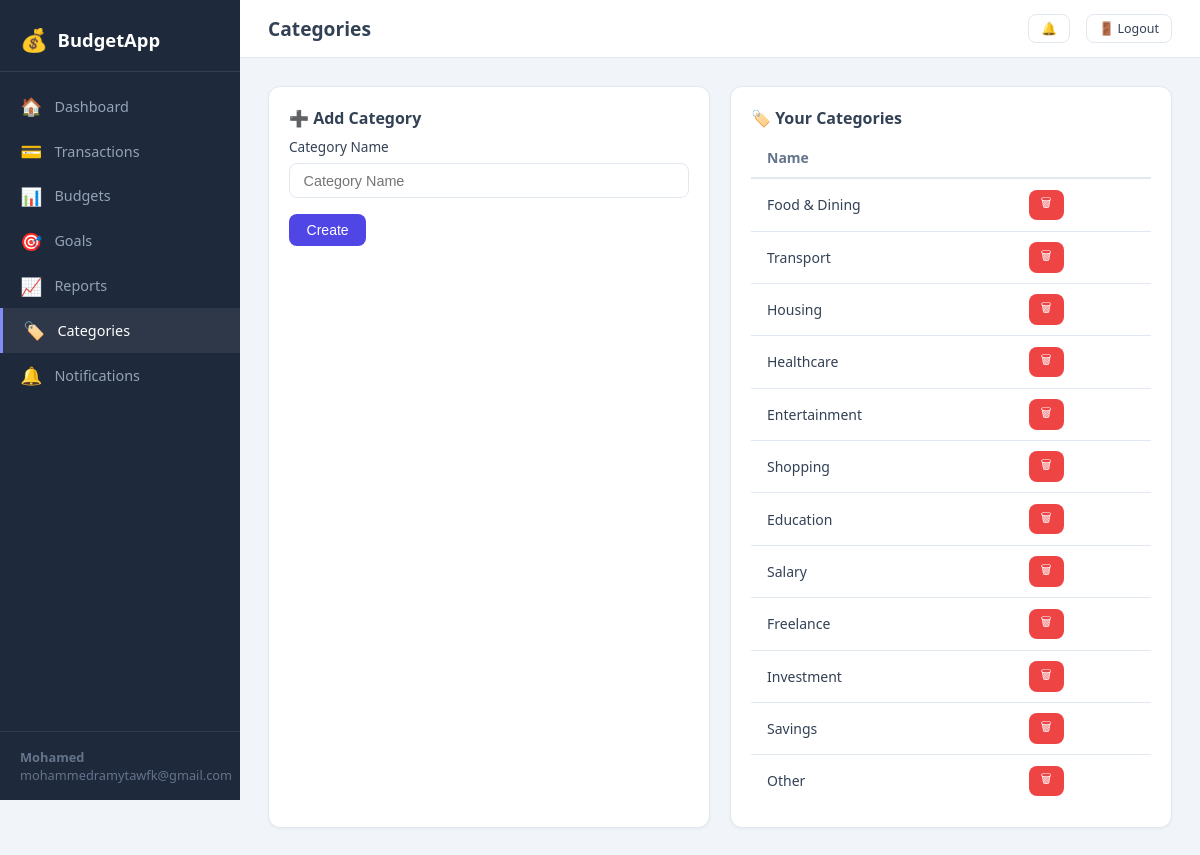
/categories/ (signed in), run on the app's committed database.
### core/models.py (models this page shows, shortened)
class User(AbstractUser):
    full_name = models.CharField(max_length=100)
    email = models.EmailField(unique=True)
    USERNAME_FIELD = "email"
    REQUIRED_FIELDS = ["username", "full_name"]

class Category(models.Model):
    name = models.CharField(max_length=50)
    user = models.ForeignKey(
        "User",
        on_delete=models.CASCADE,
        related_name="categories",
        null=True,
        blank=True,
    )
    class Meta:
        unique_together = ("name", "user")
        verbose_name_plural = "categories"

### core/views.py (the view)
# urls.py: path("categories/", views.categories_view, name="categories"),
@login_required
def categories_view(request):
    if request.method == "POST":
        form = CategoryForm(request.POST)
        if form.is_valid():
            try:
                Category.objects.create(
                    name=form.cleaned_data["name"],
                    user=request.user,
                )
                messages.success(request, "Category created.")
                return redirect("categories")
            except Exception:
                messages.error(request, "A category with this name already exists.")
    else:
        form = CategoryForm()
    categories = Category.objects.filter(user=request.user)
    return render(request, "core/categories.html", {"form": form, "categories": categories})

### core/forms.py
class CategoryForm(forms.ModelForm):
    class Meta:
        model = Category
        fields = ["name"]
        widgets = {
            "name": forms.TextInput(attrs={"class": "form-control", "placeholder": "Category Name"}),
        }

### core/context_processors.py (called while the page is built)
def unread_notifications(request):
    if request.user.is_authenticated:
        count = request.user.notifications.filter(is_read=False).count()
        return {"unread_count": count}
    return {"unread_count": 0}

### templates/core/categories.html (shortened to what this page needs)
{% extends "core/base.html" %}
{% block page_title %}Categories{% endblock %}
{% block content %}
<div class="grid-2">
  <div class="card">
    <div class="card-title mb-2">➕ Add Category</div>
    <form method="post">
      <div class="form-group">
        <label class="form-label">Category Name</label>
        {{ form.name }}
      </div>
      <button type="submit" class="btn btn-primary">Create</button>
    </form>
  </div>
  <div class="card">
    <div class="card-title mb-2">🏷️ Your Categories</div>
    {% if categories %}
      <table>
        <thead><tr><th>Name</th><th></th></tr></thead>
        <tbody>
          {% for cat in categories %}
          <tr>
            <td>{{ cat.name }}</td>
            <td>
              <form method="post" action="{% url 'delete_category' cat.pk %}"
                    onsubmit="return confirm('Delete category?')">
                <button class="btn btn-danger btn-sm">🗑</button>
              </form>
            </td>
          </tr>
          {% endfor %}
        </tbody>
      </table>
    {% else %}
      <p class="text-muted text-sm">No categories yet.</p>
    {% endif %}
  </div>
</div>
{% endblock %}

### templates/core/base.html (shortened to what this page needs)
<!DOCTYPE html>
<html lang="en">
<head>
  {% load static %}
  <link rel="stylesheet" href="{% static 'css/style.css' %}">
</head>
<body>
<div class="sidebar">
  <div class="sidebar-brand">
    <span>💰</span> BudgetApp
  </div>
  <nav class="sidebar-nav">
    <a href="{% url 'dashboard' %}" class="{% if request.resolver_match.url_name == 'dashboard' %}active{% endif %}">
      <span class="icon">🏠</span> Dashboard
    </a>
    <a href="{% url 'transactions' %}" class="{% if 'transaction' in request.resolver_match.url_name %}active{% endif %}">
      <span class="icon">💳</span> Transactions
    </a>
    <a href="{% url 'budgets' %}" class="{% if 'budget' in request.resolver_match.url_name %}active{% endif %}">
      <span class="icon">📊</span> Budgets
    </a>
    <a href="{% url 'goals' %}" class="{% if 'goal' in request.resolver_match.url_name %}active{% endif %}">
      <span class="icon">🎯</span> Goals
    </a>
    <a href="{% url 'reports' %}" class="{% if request.resolver_match.url_name == 'reports' %}active{% endif %}">
      <span class="icon">📈</span> Reports
    </a>
    <a href="{% url 'categories' %}" class="{% if 'categor' in request.resolver_match.url_name %}active{% endif %}">
      <span class="icon">🏷️</span> Categories
    </a>
    <a href="{% url 'notifications' %}" class="{% if request.resolver_match.url_name == 'notifications' %}active{% endif %}">
      <span class="icon">🔔</span> Notifications
    </a>
  </nav>
  <div class="sidebar-bottom">
    <strong>{{ request.user.full_name }}</strong><br>
    {{ request.user.email }}
  </div>
</div>
<div class="main">
  <div class="topbar">
    <h1>{% block page_title %}Dashboard{% endblock %}</h1>
    <div class="topbar-right">
      <a href="{% url 'notifications' %}" class="btn btn-outline btn-sm">
        🔔 {% if unread_count %}<span class="notif-badge">{{ unread_count }}</span>{% endif %}
      </a>
      <a href="{% url 'logout' %}" class="btn btn-outline btn-sm">🚪 Logout</a>
    </div>
  </div>
  <div class="content">
    {% block content %}{% endblock %}
  </div>
</div>
</body>
</html>

### static/css/style.css (style rules this page uses)
:root { --primary: #4f46e5; --primary-light: #818cf8; --success: #10b981; --warning: #f59e0b; --danger: #ef4444; --dark: #1e293b; --card-bg: #ffffff; --body-bg: #f1f5f9; --text: #334155; --border: #e2e8f0; --sidebar-w: 240px; }
* { box-sizing: border-box; margin: 0; padding: 0; }
body { font-family: 'Segoe UI', system-ui, sans-serif; background: var(--body-bg); color: var(--text); }
.sidebar { position: fixed; top: 0; left: 0; width: var(--sidebar-w); height: 100vh; background: var(--dark); color: #fff; display: flex; flex-direction: column; padding: 0; z-index: 100; overflow-y: auto; }
.sidebar-brand { padding: 1.5rem 1.25rem 1rem; font-size: 1.15rem; font-weight: 700; border-bottom: 1px solid rgba(255,255,255,.1); display: flex; align-items: center; gap: .6rem; }
.sidebar-brand span { font-size: 1.4rem; }
.sidebar-nav { padding: .75rem 0; flex: 1; }
.sidebar-nav a { display: flex; align-items: center; gap: .75rem; padding: .65rem 1.25rem; color: #94a3b8; text-decoration: none; font-size: .9rem; transition: all .2s; }
.sidebar-nav a:hover, .sidebar-nav a.active { background: rgba(255,255,255,.07); color: #fff; border-left: 3px solid var(--primary-light); }
.sidebar-nav a .icon { font-size: 1.1rem; width: 1.4rem; text-align: center; }
.sidebar-bottom { padding: 1rem 1.25rem; border-top: 1px solid rgba(255,255,255,.08); font-size: .8rem; color: #64748b; }
.main { margin-left: var(--sidebar-w); min-height: 100vh; }
.topbar { background: var(--card-bg); border-bottom: 1px solid var(--border); padding: .9rem 1.75rem; display: flex; align-items: center; justify-content: space-between; position: sticky; top: 0; z-index: 50; }
.topbar h1 { font-size: 1.2rem; font-weight: 600; }
.topbar-right { display: flex; align-items: center; gap: 1rem; }
.content { padding: 1.75rem; }
.card { background: var(--card-bg); border-radius: 12px; border: 1px solid var(--border); padding: 1.25rem; box-shadow: 0 1px 3px rgba(0,0,0,.05); }
.card-title { font-size: 1rem; font-weight: 600; }
table { width: 100%; border-collapse: collapse; font-size: .875rem; }
th { padding: .65rem 1rem; text-align: left; font-weight: 600; color: #64748b; border-bottom: 2px solid var(--border); }
td { padding: .65rem 1rem; border-bottom: 1px solid var(--border); vertical-align: middle; }
tr:last-child td { border-bottom: none; }
.btn { display: inline-flex; align-items: center; gap: .4rem; padding: .5rem 1.1rem; border-radius: 8px; font-size: .875rem; font-weight: 500; cursor: pointer; border: none; text-decoration: none; transition: all .2s; }
.btn-primary { background: var(--primary); color: #fff; }
.btn-danger { background: var(--danger); color: #fff; }
.btn-outline { background: transparent; border: 1px solid var(--border); color: var(--text); }
.btn-sm { padding: .3rem .75rem; font-size: .78rem; }
.form-group { margin-bottom: 1rem; }
.form-label { display: block; font-size: .85rem; font-weight: 500; margin-bottom: .4rem; }
.form-control, .form-select { width: 100%; padding: .55rem .85rem; border: 1px solid var(--border); border-radius: 8px; font-size: .9rem; color: var(--text); transition: border-color .2s; }
.grid-2 { display: grid; grid-template-columns: 1fr 1fr; gap: 1.25rem; }
.mb-2 { margin-bottom: .5rem; }

### data on the page
User: user.full_name "Mohamed", user.email "mohammedramytawfk@gmail.com"
Category: name "Food & Dining"
Category: name "Transport"
Category: name "Housing"
Category: name "Healthcare"
Category: name "Entertainment"
Category: name "Shopping"
Category: name "Education"
Category: name "Salary"
Category: name "Freelance"
Category: name "Investment"
Category: name "Savings"
Category: name "Other"
